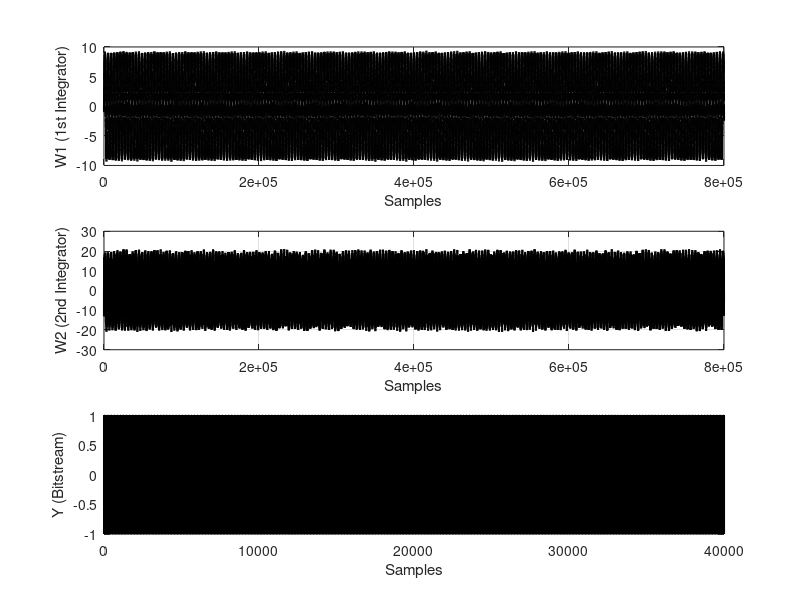
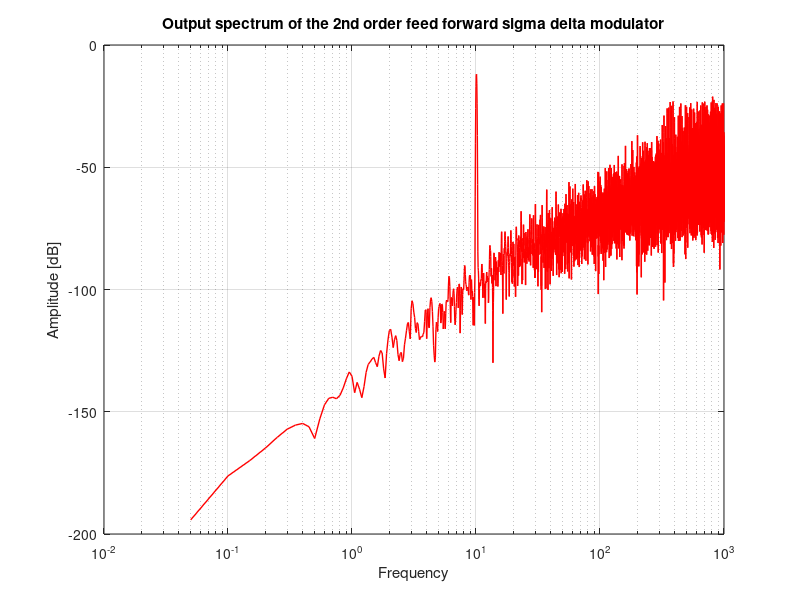

Recreate these plots in MATLAB, in order.
% Simulates a CT 2nd order sigma delta modulator (FB architecture)

clear all; close all;

% Define input sinewave and sampling conditions
fin        = 10.03; % input frequency (kHz) 
fs         = 2000;  % sampling frequency (kHz) 
fres       = 0.05;  % FFT resolution
amplitude  = 0.7;
offset     = 0.00;

N          = ceil(fs/fres)
nr_periods = ceil(fin/fres)
nr_steps   = 20; % number of simulations steps per sample period

% Pre-allocate and initialize array variables => faster code
in = offset + amplitude*sin(2*pi*(fin/fs)*[1:N*nr_steps]/nr_steps);
y  = zeros(1,N); y(1) = 1;
w1 = zeros(1,N*nr_steps); w2 = w1; w12 = w1; 

%========================================
% Prototype Feed back filter coefficients
%========================================
om1 = 2*pi*fs; % Unity gain frequency (rads/s) of the first integrator
om2 = 2*pi*fs; % Unity gain frequency (rads/s) of the second integrator
a1  = 1;
a2  = 4*pi; 

% Adjust coefficients to account for simulation step-size
om1 = om1/(2*pi*fs*nr_steps); 
om2 = om2/(2*pi*fs*nr_steps); 

ix = 1;

for a = 2:N

    for b = 1:nr_steps
        ix = ix+1;
        w2(ix) = w2(ix-1) + om2*(w1(ix-1) - a2*y(a-1));
        w1(ix) = w1(ix-1) + om1*(in(ix-1) - a1*y(a-1));
     end

    y(a) = sign(w2(ix));
end

%************************************************************************
% Display the 'time domain' output values
%************************************************************************
figure(1);
subplot(3,1,1); plot(w1,'k','LineWidth',1.5);
xlabel('Samples'); ylabel('W1 (1st Integrator)'); grid on;
subplot(3,1,2); plot(w2,'k','LineWidth',1.5);
xlabel('Samples'); ylabel('W2 (2nd Integrator)'); grid on;
subplot(3,1,3); plot(y,'k','LineWidth',1.5);
xlabel('Samples'); ylabel('Y (Bitstream)'); grid;

%************************************************************************
% Display the 'frequency domain' output values
%************************************************************************
ffty = abs(fft(y'.*(kaiser(length(y),20))));
ffty = 20*log10(ffty/(amplitude*N/2));        % Scale the spectrum (simply)
  
figure(2);
semilogx((1:N/2)*fres,ffty(1:N/2),'-r','LineWidth',1);   
grid on; xlabel('Frequency'); ylabel('Amplitude [dB]');
title('Output spectrum of the 2nd order feed forward sigma delta modulator');
